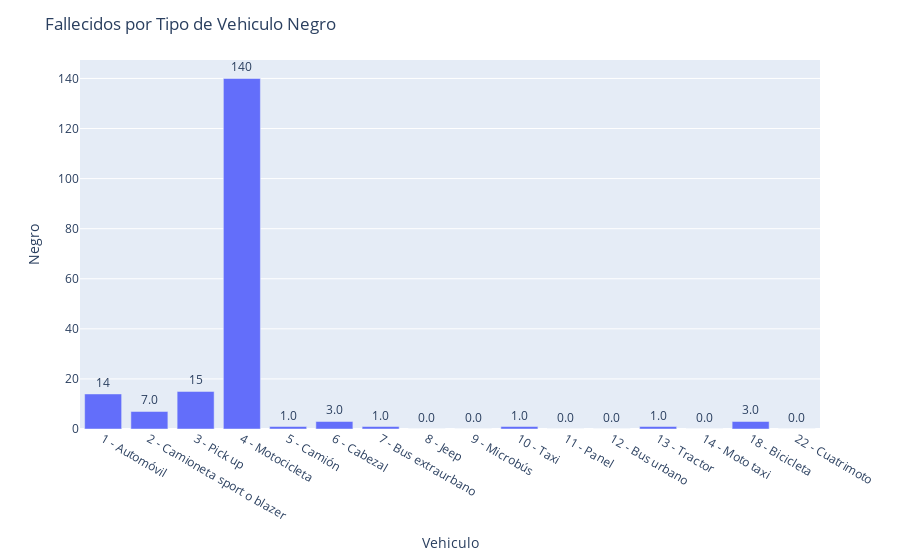

The code cell stored with this chart in its notebook:
### Code cell
fig = px.bar(datos, y='Negro', x='Vehiculo', text='Negro')
fig.update_traces(texttemplate='%{text:.2s}', textposition='outside')
fig.update_layout(title='Fallecidos por Tipo de Vehiculo Negro',uniformtext_minsize=8, uniformtext_mode='hide')
fig.show()

### Figure 1 — Plotly figure (JSON) as saved in the notebook; plotly's stock layout.template omitted (floating-point values rounded to 4 significant figures)
{"data": [{"alignmentgroup": "True", "hoverlabel": {"namelength": 0}, "hovertemplate": "Vehiculo=%{x}<br>Negro=%{text}", "legendgroup": "", "marker": {"color": "#636efa"}, "name": "", "offsetgroup": "", "orientation": "v", "showlegend": false, "text": [14, 7, 15, 140, 1, 3, 1, 0, 0, 1, 0, 0, 1, 0, 3, 0], "textposition": "outside", "texttemplate": "%{text:.2s}", "type": "bar", "x": ["1 - Automóvil", "2 - Camioneta sport o blazer", "3 - Pick up", "4 - Motocicleta", "5 - Camión", "6 - Cabezal", "7 - Bus extraurbano", "8 - Jeep", "9 - Microbús", "10 - Taxi", "11 - Panel", "12 - Bus urbano", "13 - Tractor", "14 - Moto taxi", "18 - Bicicleta", "22 - Cuatrimoto"], "xaxis": "x", "y": [14, 7, 15, 140, 1, 3, 1, 0, 0, 1, 0, 0, 1, 0, 3, 0], "yaxis": "y"}], "layout": {"barmode": "relative", "legend": {"tracegroupgap": 0}, "margin": {"t": 60}, "title": {"text": "Fallecidos por Tipo de Vehiculo Negro"}, "uniformtext": {"minsize": 8, "mode": "hide"}, "xaxis": {"anchor": "y", "domain": [0, 1], "title": {"text": "Vehiculo"}}, "yaxis": {"anchor": "x", "domain": [0, 1], "title": {"text": "Negro"}}}}
